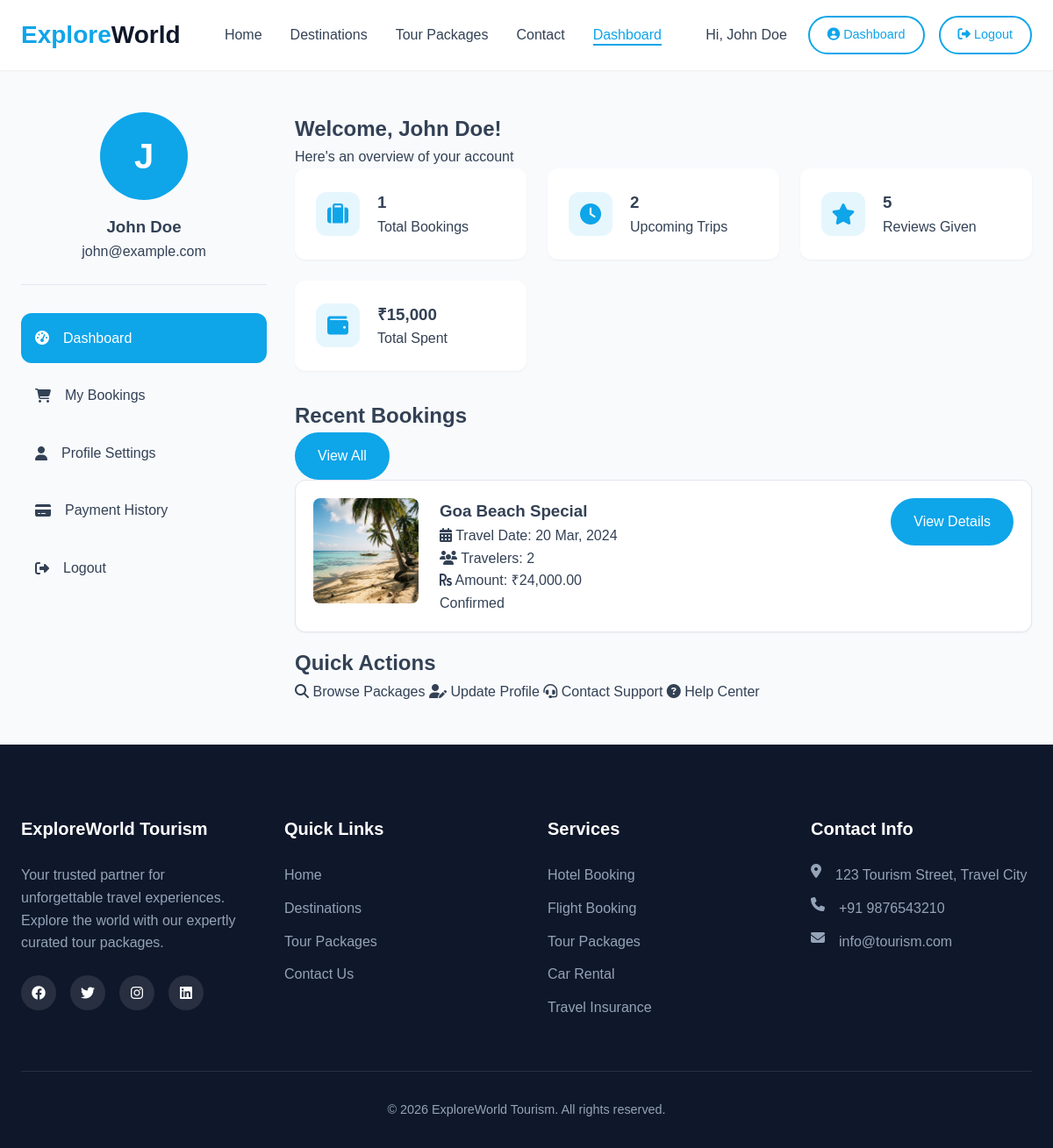
/dashboard.php (signed in), run on the app's committed database.
### tables this page shows
CREATE TABLE users (
    user_id INT PRIMARY KEY AUTO_INCREMENT,
    username VARCHAR(50) UNIQUE NOT NULL,
    email VARCHAR(100) UNIQUE NOT NULL,
    password VARCHAR(255) NOT NULL,
    full_name VARCHAR(100) NOT NULL,
    phone VARCHAR(20),
    address TEXT,
    profile_image VARCHAR(255),
    created_at TIMESTAMP DEFAULT CURRENT_TIMESTAMP,
    updated_at TIMESTAMP DEFAULT CURRENT_TIMESTAMP ON UPDATE CURRENT_TIMESTAMP,
    INDEX idx_email (email),
    INDEX idx_username (username)
);

CREATE TABLE bookings (
    booking_id INT PRIMARY KEY AUTO_INCREMENT,
    user_id INT,
    package_id INT,
    booking_date DATE NOT NULL,
    travel_date DATE NOT NULL,
    num_travelers INT NOT NULL,
    total_amount DECIMAL(10,2) NOT NULL,
    special_requests TEXT,
    booking_status ENUM('pending', 'confirmed', 'cancelled', 'completed') DEFAULT 'pending',
    created_at TIMESTAMP DEFAULT CURRENT_TIMESTAMP,
    FOREIGN KEY (user_id) REFERENCES users(user_id) ON DELETE CASCADE,
    FOREIGN KEY (package_id) REFERENCES tour_packages(package_id) ON DELETE CASCADE,
    INDEX idx_user (user_id),
    INDEX idx_package (package_id),
    INDEX idx_status (booking_status),
    INDEX idx_travel_date (travel_date),
    INDEX idx_created (created_at)
);

CREATE TABLE tour_packages (
    package_id INT PRIMARY KEY AUTO_INCREMENT,
    package_name VARCHAR(200) NOT NULL,
    destination_id INT,
    duration_days INT NOT NULL,
    duration_nights INT NOT NULL,
    price_per_person DECIMAL(10,2) NOT NULL,
    discount_price DECIMAL(10,2),
    max_capacity INT NOT NULL,
    current_bookings INT DEFAULT 0,
    featured_image VARCHAR(255),
    overview TEXT,
    highlights TEXT,
    status ENUM('active', 'inactive', 'sold_out') DEFAULT 'active',
    created_at TIMESTAMP DEFAULT CURRENT_TIMESTAMP,
    FOREIGN KEY (destination_id) REFERENCES destinations(destination_id) ON DELETE SET NULL,
    INDEX idx_destination (destination_id),
    INDEX idx_status (status),
    INDEX idx_price (price_per_person),
    INDEX idx_created (created_at)
);

### db.php (called while the page is built, shortened)
<?php
class Database {
    private $conn;
    private function connect() {
        try {
            $this->conn = new mysqli(DB_HOST, DB_USER, DB_PASS, DB_NAME);
            $this->conn->set_charset("utf8mb4");
        } catch (Exception $e) {
            die("Database connection error: " . $e->getMessage());
        }
    }
    public function executeQuery($sql) {
        try {
            $result = $this->conn->query($sql);
            return $result;
        } catch (Exception $e) {
            error_log("Query Error: " . $e->getMessage());
            return false;
        }
    }
}
$db = new Database();
?>

### dashboard.php (the view, shortened to what this page needs)
<?php
require_once '../includes/functions.php';
$user_id = $_SESSION['user_id'];
$user_sql = "SELECT * FROM users WHERE user_id = '$user_id'";
$user_result = $db->executeQuery($user_sql);
$user = $user_result->fetch_assoc();
$bookings_sql = "SELECT b.*, p.package_name, p.featured_image
                 FROM bookings b
                 JOIN tour_packages p ON b.package_id = p.package_id
                 WHERE b.user_id = '$user_id'
                 ORDER BY b.created_at DESC LIMIT 5";
$bookings_result = $db->executeQuery($bookings_sql);
$count_sql = "SELECT COUNT(*) as total FROM bookings WHERE user_id = '$user_id'";
$count_result = $db->executeQuery($count_sql);
$total_bookings = $count_result->fetch_assoc()['total'];
?>
<!DOCTYPE html>
<html lang="en">
<head>
    <link rel="stylesheet" href="/online-tourism/assets/css/style.css">
    <link rel="stylesheet" href="https://cdnjs.cloudflare.com/ajax/libs/font-awesome/6.4.0/css/all.min.css">
</head>
<body>
    <?php include '../includes/header.php'; ?>
    <section class="dashboard">
        <div class="container">
            <div class="dashboard-grid">
                <aside class="dashboard-sidebar">
                    <div class="user-profile">
                        <div class="profile-image">
                            <?php if(!empty($user['profile_image'])): ?>
                            <img src="<?php echo UPLOAD_URL . $user['profile_image']; ?>" alt="<?php echo $user['full_name']; ?>">
                            <?php else: ?>
                            <div class="profile-initials">
                                <?php echo strtoupper(substr($user['full_name'], 0, 1)); ?>
                            </div>
                            <?php endif; ?>
                        </div>
                        <div class="profile-info">
                            <h3><?php echo $user['full_name']; ?></h3>
                            <p><?php echo $user['email']; ?></p>
                        </div>
                    </div>
                    <nav class="dashboard-nav">
                        <ul>
                            <li><a href="dashboard.php" class="active"><i class="fas fa-tachometer-alt"></i> Dashboard</a></li>
                            <li><a href="bookings.php"><i class="fas fa-shopping-cart"></i> My Bookings</a></li>
                            <li><a href="profile.php"><i class="fas fa-user"></i> Profile Settings</a></li>
                            <li><a href="payment-history.php"><i class="fas fa-credit-card"></i> Payment History</a></li>
                            <li><a href="../pages/logout.php"><i class="fas fa-sign-out-alt"></i> Logout</a></li>
                        </ul>
                    </nav>
                </aside>
                <main class="dashboard-content">
                    <div class="dashboard-header">
                        <h1>Welcome, <?php echo $user['full_name']; ?>!</h1>
                        <p>Here's an overview of your account</p>
                    </div>
                    <div class="stats-cards">
                        <div class="stat-card">
                            <div class="stat-icon">
                                <i class="fas fa-suitcase"></i>
                            </div>
                            <div class="stat-content">
                                <h3><?php echo $total_bookings; ?></h3>
                                <p>Total Bookings</p>
                            </div>
                        </div>
                        <div class="stat-card">
                            <div class="stat-icon">
                                <i class="fas fa-clock"></i>
                            </div>
                            <div class="stat-content">
                                <h3>2</h3>
                                <p>Upcoming Trips</p>
                            </div>
                        </div>
                        <div class="stat-card">
                            <div class="stat-icon">
                                <i class="fas fa-star"></i>
                            </div>
                            <div class="stat-content">
                                <h3>5</h3>
                                <p>Reviews Given</p>
                            </div>
                        </div>
                        <div class="stat-card">
                            <div class="stat-icon">
                                <i class="fas fa-wallet"></i>
                            </div>
                            <div class="stat-content">
                                <h3>₹15,000</h3>
                                <p>Total Spent</p>
                            </div>
                        </div>
                    </div>
                    <div class="dashboard-section">
                        <div class="section-header">
                            <h2>Recent Bookings</h2>
                            <a href="bookings.php" class="btn btn-primary">View All</a>
                        </div>
                        <?php if($bookings_result->num_rows > 0): ?>
                        <div class="bookings-list">
                            <?php while($booking = $bookings_result->fetch_assoc()): ?>
                            <div class="booking-card">
                                <div class="booking-image">
                                    <?php if(!empty($booking['featured_image'])): ?>
                                    <img src="<?php echo UPLOAD_URL . $booking['featured_image']; ?>" alt="<?php echo $booking['package_name']; ?>">
                                    <?php else: ?>
                                    <div class="no-image">No Image</div>
                                    <?php endif; ?>
                                </div>
                                <div class="booking-details">
                                    <h3><?php echo $booking['package_name']; ?></h3>
                                    <div class="booking-info">
                                        <p><i class="fas fa-calendar-alt"></i> Travel Date: <?php echo date('d M, Y', strtotime($booking['travel_date'])); ?></p>
                                        <p><i class="fas fa-users"></i> Travelers: <?php echo $booking['num_travelers']; ?></p>
                                        <p><i class="fas fa-rupee-sign"></i> Amount: ₹<?php echo number_format($booking['total_amount'], 2); ?></p>
                                    </div>
                                    <div class="booking-status">
                                        <span class="status-badge status-<?php echo $booking['booking_status']; ?>">
                                            <?php echo ucfirst($booking['booking_status']); ?>
                                        </span>
                                    </div>
                                </div>
                                <div class="booking-actions">
                                    <a href="view-booking.php?id=<?php echo $booking['booking_id']; ?>" class="btn btn-sm btn-primary">View Details</a>
                                </div>
                            </div>
                            <?php endwhile; ?>
                        </div>
                        <?php endif; ?>
                    </div>
                    <div class="dashboard-section">
                        <h2>Quick Actions</h2>
                        <div class="quick-links">
                            <a href="../pages/packages.php" class="quick-link">
                                <i class="fas fa-search"></i>
                                <span>Browse Packages</span>
                            </a>
                            <a href="profile.php" class="quick-link">
                                <i class="fas fa-user-edit"></i>
                                <span>Update Profile</span>
                            </a>
                            <a href="../pages/contact.php" class="quick-link">
                                <i class="fas fa-headset"></i>
                                <span>Contact Support</span>
                            </a>
                            <a href="#" class="quick-link">
                                <i class="fas fa-question-circle"></i>
                                <span>Help Center</span>
                            </a>
                        </div>
                    </div>
                </main>
            </div>
        </div>
    </section>
    <?php include '../includes/footer.php'; ?>
</body>
</html>

### style.css (style rules this page uses)
:root { --primary-color: #0ea5e9; --primary-dark: #0284c7; --secondary-color: #6366f1; --accent-color: #f43f5e; --dark-color: #0f172a; --text-color: #334155; --text-light: #64748b; --light-color: #f8fafc; --white: #ffffff; --shadow-sm: 0 1px 2px 0 rgb(0 0 0 / 0.05); --shadow-md: 0 4px 6px -1px rgb(0 0 0 / 0.1), 0 2px 4px -2px rgb(0 0 0 / 0.1); --shadow-lg: 0 10px 15px -3px rgb(0 0 0 / 0.1), 0 4px 6px -4px rgb(0 0 0 / 0.1); --radius: 0.75rem; --transition: all 0.3s cubic-bezier(0.4, 0, 0.2, 1); }
* { margin: 0; padding: 0; box-sizing: border-box; }
body { font-family: 'Poppins', sans-serif; line-height: 1.6; color: var(--text-color); background-color: var(--light-color); }
a { text-decoration: none; color: inherit; transition: var(--transition); }
ul { list-style: none; }
img { max-width: 100%; display: block; }
.container { max-width: 1200px; margin: 0 auto; padding: 0 1.5rem; }
.btn { display: inline-block; padding: 0.75rem 1.5rem; border-radius: 50px; font-weight: 500; font-size: 1rem; cursor: pointer; border: 2px solid transparent; transition: var(--transition); }
.btn-primary { background-color: var(--primary-color); color: var(--white); }
.dashboard-grid { display: grid; grid-template-columns: 280px 1fr; gap: 2rem; padding: 3rem 0; }
.user-profile { text-align: center; margin-bottom: 2rem; padding-bottom: 1.5rem; border-bottom: 1px solid #e2e8f0; }
.profile-image { width: 100px; height: 100px; margin: 0 auto 1rem; border-radius: 50%; overflow: hidden; background: var(--primary-color); display: flex; align-items: center; justify-content: center; color: white; font-size: 2.5rem; font-weight: 700; }
.dashboard-nav a { display: flex; align-items: center; gap: 1rem; padding: 1rem; text-decoration: none; color: var(--text-color); border-radius: var(--radius); transition: var(--transition); margin-bottom: 0.5rem; }
.dashboard-nav a:hover, .dashboard-nav a.active { background: var(--primary-color); color: white; }
.stats-cards { display: grid; grid-template-columns: repeat(auto-fit, minmax(240px, 1fr)); gap: 1.5rem; margin-bottom: 2rem; }
.stat-card { background: white; border-radius: var(--radius); padding: 1.5rem; display: flex; align-items: center; gap: 1.25rem; box-shadow: var(--shadow-sm); }
.stat-icon { width: 50px; height: 50px; background: rgba(14, 165, 233, 0.1); color: var(--primary-color); border-radius: 12px; display: flex; align-items: center; justify-content: center; font-size: 1.5rem; }
.booking-card { display: grid; grid-template-columns: 120px 1fr auto; gap: 1.5rem; background: white; border-radius: var(--radius); padding: 1.25rem; box-shadow: var(--shadow-sm); margin-bottom: 1rem; border: 1px solid #e2e8f0; }
.booking-image { width: 120px; height: 120px; border-radius: 0.5rem; overflow: hidden; }
.booking-image img { width: 100%; height: 100%; object-fit: cover; }

### data on the page
users: full_name "J", full_name "John Doe", email "john@example.com"
bookings: package.featured_image (picture), package.package_name "Goa Beach Special", travel_date "20 Mar, 2024", num_travelers "2", total_amount "24,000.00", booking_status "Confirmed"

### other printed values
$_SESSION['full_name'] "John Doe"
$total_bookings "1"
SITE_NAME "ExploreWorld Tourism"
